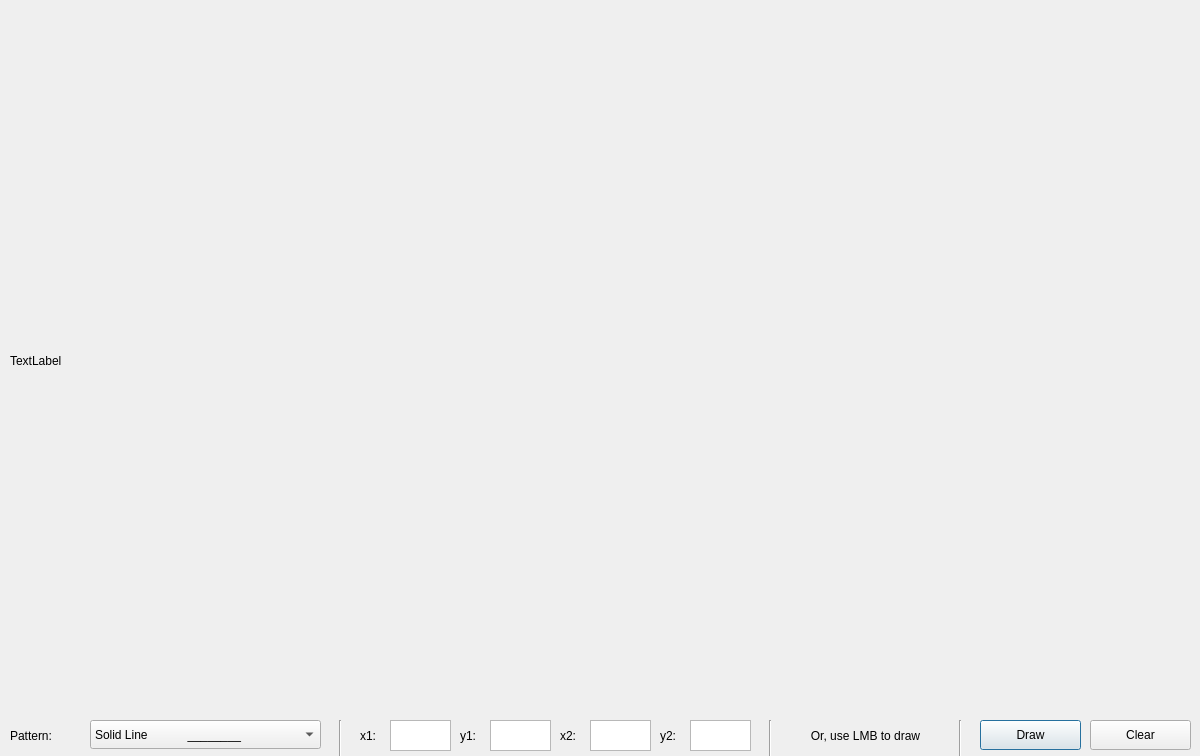
<?xml version="1.0" encoding="UTF-8"?>
<ui version="4.0">
 <class>PatLines</class>
 <widget class="QMainWindow" name="PatLines">
  <property name="geometry">
   <rect>
    <x>0</x>
    <y>0</y>
    <width>1200</width>
    <height>756</height>
   </rect>
  </property>
  <property name="windowTitle">
   <string>PatLines</string>
  </property>
  <widget class="QWidget" name="centralwidget">
   <widget class="QLabel" name="label">
    <property name="geometry">
     <rect>
      <x>10</x>
      <y>10</y>
      <width>1181</width>
      <height>701</height>
     </rect>
    </property>
    <property name="text">
     <string>TextLabel</string>
    </property>
   </widget>
   <widget class="QComboBox" name="comboBox">
    <property name="geometry">
     <rect>
      <x>90</x>
      <y>720</y>
      <width>231</width>
      <height>29</height>
     </rect>
    </property>
    <item>
     <property name="text">
      <string>Solid Line            ________</string>
     </property>
    </item>
    <item>
     <property name="text">
      <string>Dotted Line        . . . . . . . . .</string>
     </property>
    </item>
    <item>
     <property name="text">
      <string>Dashed Line       - - - - - - - -</string>
     </property>
    </item>
    <item>
     <property name="text">
      <string>DashDot Line     _ . _ . _ . _</string>
     </property>
    </item>
    <item>
     <property name="text">
      <string>Thick Line            =======</string>
     </property>
    </item>
   </widget>
   <widget class="QLabel" name="labelPat">
    <property name="geometry">
     <rect>
      <x>10</x>
      <y>720</y>
      <width>91</width>
      <height>31</height>
     </rect>
    </property>
    <property name="text">
     <string>Pattern:</string>
    </property>
   </widget>
   <widget class="QLabel" name="labelX1">
    <property name="geometry">
     <rect>
      <x>360</x>
      <y>720</y>
      <width>31</width>
      <height>31</height>
     </rect>
    </property>
    <property name="text">
     <string>x1:</string>
    </property>
   </widget>
   <widget class="Line" name="line">
    <property name="geometry">
     <rect>
      <x>330</x>
      <y>720</y>
      <width>20</width>
      <height>41</height>
     </rect>
    </property>
    <property name="orientation">
     <enum>Qt::Vertical</enum>
    </property>
   </widget>
   <widget class="QTextEdit" name="textEditX1">
    <property name="geometry">
     <rect>
      <x>390</x>
      <y>720</y>
      <width>61</width>
      <height>31</height>
     </rect>
    </property>
    <property name="inputMethodHints">
     <set>Qt::ImhDigitsOnly</set>
    </property>
    <property name="tabChangesFocus">
     <bool>true</bool>
    </property>
   </widget>
   <widget class="QLabel" name="labelY1">
    <property name="geometry">
     <rect>
      <x>460</x>
      <y>720</y>
      <width>31</width>
      <height>31</height>
     </rect>
    </property>
    <property name="text">
     <string>y1:</string>
    </property>
   </widget>
   <widget class="QTextEdit" name="textEditY1">
    <property name="geometry">
     <rect>
      <x>490</x>
      <y>720</y>
      <width>61</width>
      <height>31</height>
     </rect>
    </property>
    <property name="inputMethodHints">
     <set>Qt::ImhDigitsOnly</set>
    </property>
    <property name="tabChangesFocus">
     <bool>true</bool>
    </property>
   </widget>
   <widget class="QLabel" name="labelX2">
    <property name="geometry">
     <rect>
      <x>560</x>
      <y>720</y>
      <width>31</width>
      <height>31</height>
     </rect>
    </property>
    <property name="text">
     <string>x2:</string>
    </property>
   </widget>
   <widget class="QTextEdit" name="textEditX2">
    <property name="geometry">
     <rect>
      <x>590</x>
      <y>720</y>
      <width>61</width>
      <height>31</height>
     </rect>
    </property>
    <property name="inputMethodHints">
     <set>Qt::ImhDigitsOnly</set>
    </property>
    <property name="tabChangesFocus">
     <bool>true</bool>
    </property>
   </widget>
   <widget class="QLabel" name="labelY2">
    <property name="geometry">
     <rect>
      <x>660</x>
      <y>720</y>
      <width>31</width>
      <height>31</height>
     </rect>
    </property>
    <property name="text">
     <string>y2:</string>
    </property>
   </widget>
   <widget class="QTextEdit" name="textEditY2">
    <property name="geometry">
     <rect>
      <x>690</x>
      <y>720</y>
      <width>61</width>
      <height>31</height>
     </rect>
    </property>
    <property name="inputMethodHints">
     <set>Qt::ImhDigitsOnly</set>
    </property>
    <property name="tabChangesFocus">
     <bool>true</bool>
    </property>
   </widget>
   <widget class="QPushButton" name="drawPB">
    <property name="geometry">
     <rect>
      <x>980</x>
      <y>720</y>
      <width>101</width>
      <height>30</height>
     </rect>
    </property>
    <property name="text">
     <string>Draw</string>
    </property>
    <property name="autoDefault">
     <bool>true</bool>
    </property>
    <property name="default">
     <bool>true</bool>
    </property>
   </widget>
   <widget class="QPushButton" name="clearPB">
    <property name="geometry">
     <rect>
      <x>1090</x>
      <y>720</y>
      <width>101</width>
      <height>30</height>
     </rect>
    </property>
    <property name="text">
     <string>Clear</string>
    </property>
    <property name="autoDefault">
     <bool>true</bool>
    </property>
    <property name="default">
     <bool>false</bool>
    </property>
   </widget>
   <widget class="QLabel" name="labelInfo">
    <property name="geometry">
     <rect>
      <x>760</x>
      <y>720</y>
      <width>211</width>
      <height>31</height>
     </rect>
    </property>
    <property name="text">
     <string>Or, use LMB to draw</string>
    </property>
    <property name="alignment">
     <set>Qt::AlignCenter</set>
    </property>
   </widget>
   <widget class="Line" name="line_2">
    <property name="geometry">
     <rect>
      <x>760</x>
      <y>720</y>
      <width>20</width>
      <height>41</height>
     </rect>
    </property>
    <property name="orientation">
     <enum>Qt::Vertical</enum>
    </property>
   </widget>
   <widget class="Line" name="line_3">
    <property name="geometry">
     <rect>
      <x>950</x>
      <y>720</y>
      <width>20</width>
      <height>41</height>
     </rect>
    </property>
    <property name="orientation">
     <enum>Qt::Vertical</enum>
    </property>
   </widget>
  </widget>
 </widget>
 <resources/>
 <connections/>
</ui>
